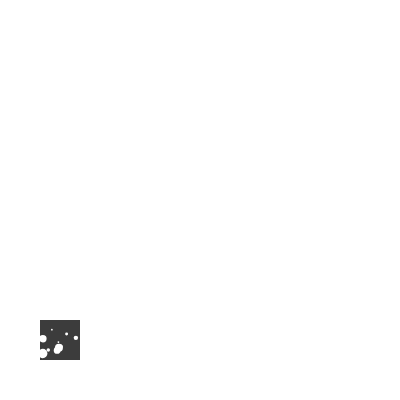
Frame 1 (no input)
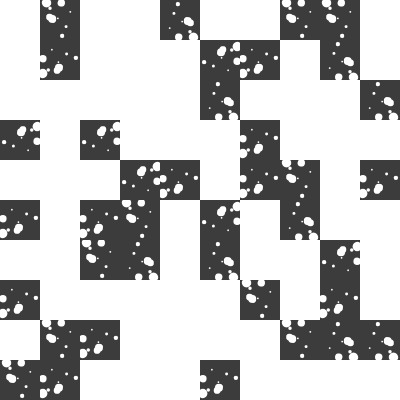
Frame 60 (no input)
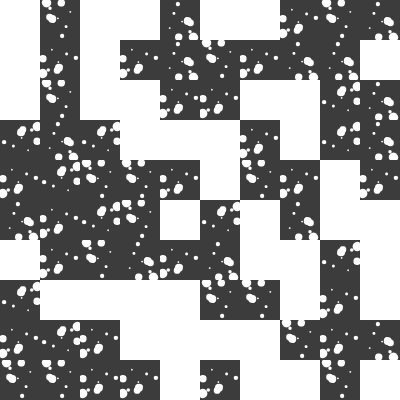
Frame 120 (the mouse pressed at the canvas centre since frame 60)

The p5.js sketch that drew these frames (run headless with seeded random() and noise() and a simulated clock; from frame 60 on, the mouse is pressed at the canvas centre):

// p5.js sketch
// ── sketch.js
let canvasSize = 400;
let pattern;
let patternSize = 40;

function setup() {
    createCanvas(canvasSize, canvasSize);
    drawPattern();
    angleMode(DEGREES);
}

function draw() {
    let x = random(canvasSize);
    let y = random(canvasSize);
    x = quantize(x, patternSize);
    y = quantize(y, patternSize);
    translate(x, y);

    let angle = random(360);
    angle = quantize(angle, 90);
    rotate(angle);

    image(pattern, 0, 0);
}

function drawPattern() {
    pattern = createGraphics(patternSize, patternSize);
    pattern.background(60);
    pattern.noStroke();
    for (let i = 0; i < 10; i++) {
        fill(random(255));
        pattern.circle(
            random(patternSize),
            random(patternSize),
            random(patternSize / 4)
        );
    }
}

function quantize(value, step) {
    return floor(value / step) * step;
}
